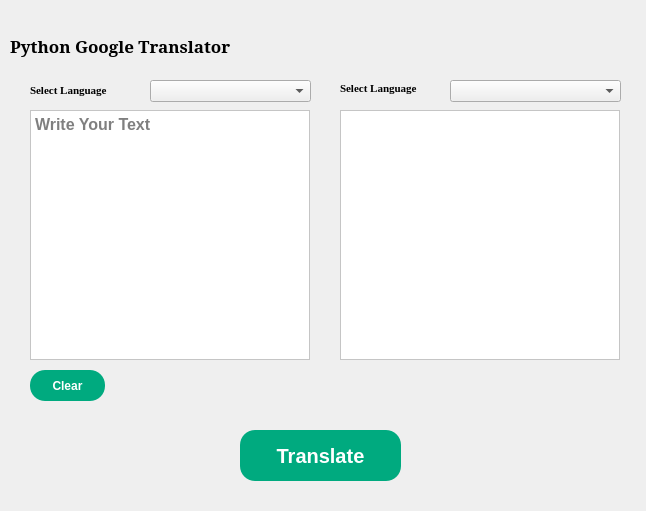
<?xml version="1.0" encoding="UTF-8"?>
<ui version="4.0">
 <class>Dialog</class>
 <widget class="QDialog" name="Dialog">
  <property name="geometry">
   <rect>
    <x>0</x>
    <y>0</y>
    <width>646</width>
    <height>511</height>
   </rect>
  </property>
  <property name="font">
   <font>
    <weight>75</weight>
    <bold>true</bold>
   </font>
  </property>
  <property name="windowTitle">
   <string>Dialog</string>
  </property>
  <property name="styleSheet">
   <string notr="true">QTextEdit{

	background-color:white;
	padding:15px 15pxl

}

QPushButton{

	background-color:rgb(0, 170, 127);
	border-radius:15px;
	color:white
}

QPushButton:hover{
	
	background-color:rgb(85, 170, 0)

}
</string>
  </property>
  <widget class="QLabel" name="label">
   <property name="geometry">
    <rect>
     <x>10</x>
     <y>5</y>
     <width>601</width>
     <height>81</height>
    </rect>
   </property>
   <property name="font">
    <font>
     <family>MS Serif</family>
     <pointsize>13</pointsize>
     <weight>75</weight>
     <bold>true</bold>
    </font>
   </property>
   <property name="text">
    <string>Python Google Translator</string>
   </property>
  </widget>
  <widget class="QTextEdit" name="textEdit">
   <property name="geometry">
    <rect>
     <x>30</x>
     <y>110</y>
     <width>280</width>
     <height>250</height>
    </rect>
   </property>
   <property name="font">
    <font>
     <family>MS Sans Serif</family>
     <pointsize>12</pointsize>
     <weight>75</weight>
     <bold>true</bold>
    </font>
   </property>
   <property name="placeholderText">
    <string>Write Your Text</string>
   </property>
  </widget>
  <widget class="QTextEdit" name="textEdit_2">
   <property name="geometry">
    <rect>
     <x>340</x>
     <y>110</y>
     <width>280</width>
     <height>250</height>
    </rect>
   </property>
  </widget>
  <widget class="QLabel" name="label_2">
   <property name="geometry">
    <rect>
     <x>30</x>
     <y>80</y>
     <width>121</width>
     <height>20</height>
    </rect>
   </property>
   <property name="font">
    <font>
     <family>Georgia</family>
     <pointsize>8</pointsize>
     <weight>75</weight>
     <bold>true</bold>
    </font>
   </property>
   <property name="text">
    <string>Select Language</string>
   </property>
  </widget>
  <widget class="QComboBox" name="comboBox">
   <property name="geometry">
    <rect>
     <x>150</x>
     <y>80</y>
     <width>161</width>
     <height>22</height>
    </rect>
   </property>
  </widget>
  <widget class="QComboBox" name="comboBox_2">
   <property name="geometry">
    <rect>
     <x>450</x>
     <y>80</y>
     <width>171</width>
     <height>22</height>
    </rect>
   </property>
  </widget>
  <widget class="QLabel" name="label_3">
   <property name="geometry">
    <rect>
     <x>340</x>
     <y>80</y>
     <width>121</width>
     <height>16</height>
    </rect>
   </property>
   <property name="font">
    <font>
     <family>Georgia</family>
     <pointsize>8</pointsize>
     <weight>75</weight>
     <bold>true</bold>
    </font>
   </property>
   <property name="text">
    <string>Select Language</string>
   </property>
  </widget>
  <widget class="QPushButton" name="pushButton">
   <property name="geometry">
    <rect>
     <x>240</x>
     <y>430</y>
     <width>161</width>
     <height>51</height>
    </rect>
   </property>
   <property name="font">
    <font>
     <pointsize>15</pointsize>
     <weight>75</weight>
     <bold>true</bold>
    </font>
   </property>
   <property name="text">
    <string>Translate</string>
   </property>
  </widget>
  <widget class="QPushButton" name="pushButton_2">
   <property name="geometry">
    <rect>
     <x>30</x>
     <y>370</y>
     <width>75</width>
     <height>31</height>
    </rect>
   </property>
   <property name="text">
    <string>Clear</string>
   </property>
  </widget>
 </widget>
 <resources/>
 <connections/>
</ui>
